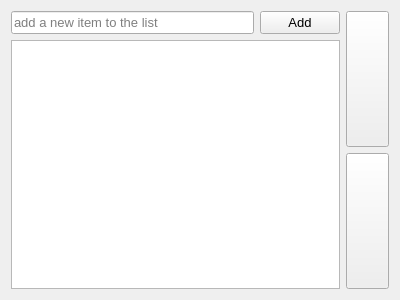
<?xml version="1.0" encoding="UTF-8"?>
<ui version="4.0">
 <class>list</class>
 <widget class="QWidget" name="list">
  <property name="geometry">
   <rect>
    <x>0</x>
    <y>0</y>
    <width>400</width>
    <height>300</height>
   </rect>
  </property>
  <property name="font">
   <font>
    <pointsize>10</pointsize>
   </font>
  </property>
  <property name="windowTitle">
   <string>Form</string>
  </property>
  <layout class="QVBoxLayout" name="verticalLayout_4">
   <item>
    <layout class="QHBoxLayout" name="horizontalLayout_3">
     <item>
      <layout class="QVBoxLayout" name="verticalLayout_2">
       <item>
        <layout class="QHBoxLayout" name="horizontalLayout">
         <item>
          <widget class="QLineEdit" name="elementLineEdit">
           <property name="enabled">
            <bool>true</bool>
           </property>
           <property name="font">
            <font>
             <pointsize>10</pointsize>
            </font>
           </property>
           <property name="maxLength">
            <number>240</number>
           </property>
           <property name="placeholderText">
            <string>add a new item to the list</string>
           </property>
          </widget>
         </item>
         <item>
          <widget class="QPushButton" name="addElementButton">
           <property name="font">
            <font>
             <pointsize>10</pointsize>
            </font>
           </property>
           <property name="text">
            <string>Add</string>
           </property>
          </widget>
         </item>
        </layout>
       </item>
       <item>
        <widget class="QListWidget" name="listWidget">
         <property name="font">
          <font>
           <pointsize>14</pointsize>
           <italic>true</italic>
          </font>
         </property>
         <property name="styleSheet">
          <string notr="true"/>
         </property>
         <property name="verticalScrollBarPolicy">
          <enum>Qt::ScrollBarAsNeeded</enum>
         </property>
         <property name="horizontalScrollBarPolicy">
          <enum>Qt::ScrollBarAlwaysOff</enum>
         </property>
         <property name="dragDropMode">
          <enum>QAbstractItemView::DragDrop</enum>
         </property>
         <property name="defaultDropAction">
          <enum>Qt::MoveAction</enum>
         </property>
         <property name="textElideMode">
          <enum>Qt::ElideNone</enum>
         </property>
         <property name="spacing">
          <number>5</number>
         </property>
         <property name="wordWrap">
          <bool>true</bool>
         </property>
        </widget>
       </item>
      </layout>
     </item>
     <item>
      <layout class="QVBoxLayout" name="verticalLayout_3">
       <item>
        <layout class="QHBoxLayout" name="horizontalLayout_2">
         <item>
          <layout class="QVBoxLayout" name="verticalLayout">
           <item>
            <widget class="QPushButton" name="doneButton">
             <property name="sizePolicy">
              <sizepolicy hsizetype="Preferred" vsizetype="Ignored">
               <horstretch>0</horstretch>
               <verstretch>0</verstretch>
              </sizepolicy>
             </property>
             <property name="toolTip">
              <string>&lt;html&gt;&lt;head/&gt;&lt;body&gt;&lt;p&gt;Mark &lt;span style=&quot; font-weight:600;&quot;&gt;done&lt;br/&gt;&lt;/span&gt;&lt;span style=&quot; font-size:7pt; font-style:italic; color:#999999;&quot;&gt;Instead of this &lt;/span&gt;&lt;span style=&quot; font-size:7pt; font-weight:600; font-style:italic; color:#999999;&quot;&gt;click twice&lt;/span&gt;&lt;span style=&quot; font-size:7pt; font-style:italic; color:#999999;&quot;&gt; on element with &lt;/span&gt;&lt;span style=&quot; font-size:7pt; font-weight:600; font-style:italic; color:#999999;&quot;&gt;right mouse button&lt;/span&gt;&lt;/p&gt;&lt;/body&gt;&lt;/html&gt;</string>
             </property>
             <property name="styleSheet">
              <string notr="true"/>
             </property>
             <property name="text">
              <string/>
             </property>
             <property name="icon">
              <iconset resource="resource.qrc">
               <normaloff>:/graphics/icons/done.png</normaloff>:/graphics/icons/done.png</iconset>
             </property>
             <property name="iconSize">
              <size>
               <width>60</width>
               <height>120</height>
              </size>
             </property>
             <property name="flat">
              <bool>false</bool>
             </property>
            </widget>
           </item>
           <item>
            <widget class="QPushButton" name="deleteButton">
             <property name="sizePolicy">
              <sizepolicy hsizetype="Preferred" vsizetype="Ignored">
               <horstretch>0</horstretch>
               <verstretch>0</verstretch>
              </sizepolicy>
             </property>
             <property name="toolTip">
              <string>&lt;html&gt;&lt;head/&gt;&lt;body&gt;&lt;p&gt;Change to &lt;span style=&quot; font-weight:600;&quot;&gt;not done&lt;/span&gt; or &lt;span style=&quot; font-weight:600;&quot;&gt;delete&lt;/span&gt;&lt;/p&gt;&lt;/body&gt;&lt;/html&gt;</string>
             </property>
             <property name="styleSheet">
              <string notr="true"/>
             </property>
             <property name="text">
              <string/>
             </property>
             <property name="icon">
              <iconset resource="resource.qrc">
               <normaloff>:/graphics/icons/delete.png</normaloff>:/graphics/icons/delete.png</iconset>
             </property>
             <property name="iconSize">
              <size>
               <width>60</width>
               <height>120</height>
              </size>
             </property>
             <property name="default">
              <bool>false</bool>
             </property>
             <property name="flat">
              <bool>false</bool>
             </property>
            </widget>
           </item>
          </layout>
         </item>
        </layout>
       </item>
      </layout>
     </item>
    </layout>
   </item>
  </layout>
 </widget>
 <resources>
  <include location="resource.qrc"/>
 </resources>
 <connections/>
</ui>
